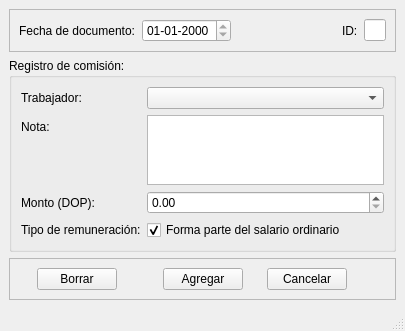
<?xml version="1.0" encoding="UTF-8"?>
<ui version="4.0">
 <class>MainWindow</class>
 <widget class="QMainWindow" name="MainWindow">
  <property name="geometry">
   <rect>
    <x>0</x>
    <y>0</y>
    <width>405</width>
    <height>312</height>
   </rect>
  </property>
  <property name="windowTitle">
   <string>Registro de otras remuneraciones</string>
  </property>
  <widget class="QWidget" name="centralwidget">
   <layout class="QVBoxLayout" name="verticalLayout_2">
    <item>
     <widget class="QFrame" name="frame_2">
      <property name="frameShape">
       <enum>QFrame::StyledPanel</enum>
      </property>
      <property name="frameShadow">
       <enum>QFrame::Raised</enum>
      </property>
      <layout class="QHBoxLayout" name="horizontalLayout_2">
       <item>
        <widget class="QLabel" name="label_2">
         <property name="text">
          <string>Fecha de documento:</string>
         </property>
        </widget>
       </item>
       <item>
        <widget class="QDateEdit" name="fecha_doc">
         <property name="readOnly">
          <bool>true</bool>
         </property>
         <property name="displayFormat">
          <string>dd-MM-yyyy</string>
         </property>
        </widget>
       </item>
       <item>
        <spacer name="horizontalSpacer_4">
         <property name="orientation">
          <enum>Qt::Horizontal</enum>
         </property>
         <property name="sizeHint" stdset="0">
          <size>
           <width>176</width>
           <height>20</height>
          </size>
         </property>
        </spacer>
       </item>
       <item>
        <widget class="QLabel" name="label_3">
         <property name="text">
          <string>ID:</string>
         </property>
        </widget>
       </item>
       <item>
        <widget class="QLineEdit" name="id_visible">
         <property name="maximumSize">
          <size>
           <width>30</width>
           <height>16777215</height>
          </size>
         </property>
         <property name="readOnly">
          <bool>true</bool>
         </property>
        </widget>
       </item>
      </layout>
     </widget>
    </item>
    <item>
     <widget class="QGroupBox" name="groupBox">
      <property name="title">
       <string>Registro de comisión:</string>
      </property>
      <layout class="QVBoxLayout" name="verticalLayout">
       <item>
        <layout class="QFormLayout" name="formLayout">
         <item row="0" column="0">
          <widget class="QLabel" name="label">
           <property name="text">
            <string>Trabajador:</string>
           </property>
          </widget>
         </item>
         <item row="0" column="1">
          <widget class="QComboBox" name="trabajador">
           <property name="toolTip">
            <string>&lt;html&gt;&lt;head/&gt;&lt;body&gt;&lt;p&gt;Seleccione de este listado al trabajador que le quiera registrar la variación&lt;/p&gt;&lt;/body&gt;&lt;/html&gt;</string>
           </property>
          </widget>
         </item>
         <item row="1" column="0">
          <widget class="QLabel" name="label_6">
           <property name="text">
            <string>Nota:</string>
           </property>
          </widget>
         </item>
         <item row="1" column="1">
          <widget class="QPlainTextEdit" name="nota">
           <property name="sizePolicy">
            <sizepolicy hsizetype="Expanding" vsizetype="Expanding">
             <horstretch>0</horstretch>
             <verstretch>0</verstretch>
            </sizepolicy>
           </property>
           <property name="toolTip">
            <string>&lt;html&gt;&lt;head/&gt;&lt;body&gt;&lt;p&gt;Es obligartorio para agregar la variación que realice una nota. Todo monto que se otorgue por esta vía NO será computado como salario cotizable para la TSS. Pero, será tomado en cuenta como base para el cálculo del impuesto sobre la renta y para el cálculo de prestaciones laborales y derechos adquiridos.&lt;/p&gt;&lt;/body&gt;&lt;/html&gt;</string>
           </property>
          </widget>
         </item>
         <item row="2" column="0">
          <widget class="QLabel" name="label_5">
           <property name="text">
            <string>Monto (DOP):</string>
           </property>
          </widget>
         </item>
         <item row="2" column="1">
          <widget class="QDoubleSpinBox" name="monto">
           <property name="toolTip">
            <string>&lt;html&gt;&lt;head/&gt;&lt;body&gt;&lt;p&gt;Monto en pesos dominicanos a ser pagados al trabajador como otra remuneración. Esta remuneración es base de computo para el ISR solamente. No forma parte del salario para la Seguridad Social ni INFOTEP.&lt;/p&gt;&lt;/body&gt;&lt;/html&gt;</string>
           </property>
           <property name="minimum">
            <double>0.000000000000000</double>
           </property>
           <property name="maximum">
            <double>999998.989999999990687</double>
           </property>
           <property name="singleStep">
            <double>0.010000000000000</double>
           </property>
          </widget>
         </item>
         <item row="3" column="0">
          <widget class="QLabel" name="label_4">
           <property name="text">
            <string>Tipo de remuneración:</string>
           </property>
          </widget>
         </item>
         <item row="3" column="1">
          <widget class="QCheckBox" name="tipo_salarial">
           <property name="toolTip">
            <string>&lt;html&gt;&lt;head/&gt;&lt;body&gt;&lt;p&gt;Destildar esta opción solo si la remuneración que se va a pagar, legalmente no forma parte del salario ordinario. Con lo cual la remuneración &lt;span style=&quot; font-weight:600;&quot;&gt;NO&lt;/span&gt; será computado como salario cotizable para la TSS ni tampoco para el cálculo de prestaciones laborales y derechos adquiridos. Pero, &lt;span style=&quot; font-weight:600;&quot;&gt;SÍ&lt;/span&gt; será tomado en cuenta como base para el cálculo del impuesto sobre la renta. Ejemplos de otras remuneraciones no salariales son:&lt;/p&gt;&lt;p&gt;1) horas extras, según el Art. 85 del CT; (Usar módulo)&lt;/p&gt;&lt;p&gt;2) propina en hoteles y restaurantes, según el Art. 197 del CT; &lt;/p&gt;&lt;p&gt;3) salario de Navidad, según el Art. 219 del CT; (Usar Módulo)&lt;/p&gt;&lt;p&gt;4) participación en las utilidades de la empresa, según la jurisprudencia (SCJ 7 Ago. 1956, B. J. 555, Pág. 1607; SCJ 9 Oct. 1991, B. J. 971, Pág. 1413); (Usar módulo)&lt;/p&gt;&lt;p&gt;5) “incentivo gerencial anual”, “bono anual”, o cualquier pago que se hace una vez por año, según la jurisprudencia (3º SCJ 18 Ago. 1999, B. J. 1065, Pág. 591); &lt;/p&gt;&lt;p&gt;6) viáticos y reembolso de gastos que estén soportados con la evidencia de que son auténticamente gastos en la ejecución del servicio prestado, según la jurisprudencia (SCJ 9 Mar. 1984, B. J. 880, Pág. 585; 3º SCJ 14 Jun. 2000, B. J. 1075, Pág. 631); &lt;/p&gt;&lt;p&gt;7) uniformes, útiles y herramientas de trabajo, según la jurisprudencia (3º SCJ 29 May. 2002, B. J. 1098, Pág. 815); y &lt;/p&gt;&lt;p&gt;8) subsidios de la seguridad social por enfermedad, accidentes o maternidad, según la jurisprudencia (SCJ 22 Dic. 1971, B. J. 733, Pág. 3439).(Usar módulo)&lt;/p&gt;&lt;p&gt;&lt;br/&gt;&lt;/p&gt;&lt;/body&gt;&lt;/html&gt;</string>
           </property>
           <property name="text">
            <string>Forma parte del salario ordinario</string>
           </property>
           <property name="checked">
            <bool>true</bool>
           </property>
          </widget>
         </item>
        </layout>
       </item>
      </layout>
     </widget>
    </item>
    <item>
     <widget class="QFrame" name="frame">
      <property name="frameShape">
       <enum>QFrame::StyledPanel</enum>
      </property>
      <property name="frameShadow">
       <enum>QFrame::Raised</enum>
      </property>
      <layout class="QHBoxLayout" name="horizontalLayout">
       <item>
        <spacer name="horizontalSpacer">
         <property name="orientation">
          <enum>Qt::Horizontal</enum>
         </property>
         <property name="sizeHint" stdset="0">
          <size>
           <width>17</width>
           <height>20</height>
          </size>
         </property>
        </spacer>
       </item>
       <item>
        <widget class="QPushButton" name="borrar">
         <property name="toolTip">
          <string>&lt;html&gt;&lt;head/&gt;&lt;body&gt;&lt;p&gt;Borra el registro activo.&lt;/p&gt;&lt;/body&gt;&lt;/html&gt;</string>
         </property>
         <property name="text">
          <string>Borrar</string>
         </property>
        </widget>
       </item>
       <item>
        <spacer name="horizontalSpacer_5">
         <property name="orientation">
          <enum>Qt::Horizontal</enum>
         </property>
         <property name="sizeHint" stdset="0">
          <size>
           <width>40</width>
           <height>20</height>
          </size>
         </property>
        </spacer>
       </item>
       <item>
        <widget class="QPushButton" name="agregar">
         <property name="toolTip">
          <string>&lt;html&gt;&lt;head/&gt;&lt;body&gt;&lt;p&gt;Presione este botón para agregar la variación.&lt;/p&gt;&lt;/body&gt;&lt;/html&gt;</string>
         </property>
         <property name="text">
          <string>Agregar</string>
         </property>
        </widget>
       </item>
       <item>
        <spacer name="horizontalSpacer_2">
         <property name="orientation">
          <enum>Qt::Horizontal</enum>
         </property>
         <property name="sizeHint" stdset="0">
          <size>
           <width>16</width>
           <height>20</height>
          </size>
         </property>
        </spacer>
       </item>
       <item>
        <widget class="QPushButton" name="cancelar">
         <property name="toolTip">
          <string>&lt;html&gt;&lt;head/&gt;&lt;body&gt;&lt;p&gt;Este botón cierra la pantalla actual.&lt;/p&gt;&lt;/body&gt;&lt;/html&gt;</string>
         </property>
         <property name="text">
          <string>Cancelar</string>
         </property>
        </widget>
       </item>
       <item>
        <spacer name="horizontalSpacer_3">
         <property name="orientation">
          <enum>Qt::Horizontal</enum>
         </property>
         <property name="sizeHint" stdset="0">
          <size>
           <width>39</width>
           <height>20</height>
          </size>
         </property>
        </spacer>
       </item>
      </layout>
     </widget>
    </item>
   </layout>
  </widget>
  <widget class="QMenuBar" name="menubar">
   <property name="geometry">
    <rect>
     <x>0</x>
     <y>0</y>
     <width>405</width>
     <height>22</height>
    </rect>
   </property>
  </widget>
  <widget class="QStatusBar" name="statusbar"/>
 </widget>
 <resources/>
 <connections/>
</ui>
